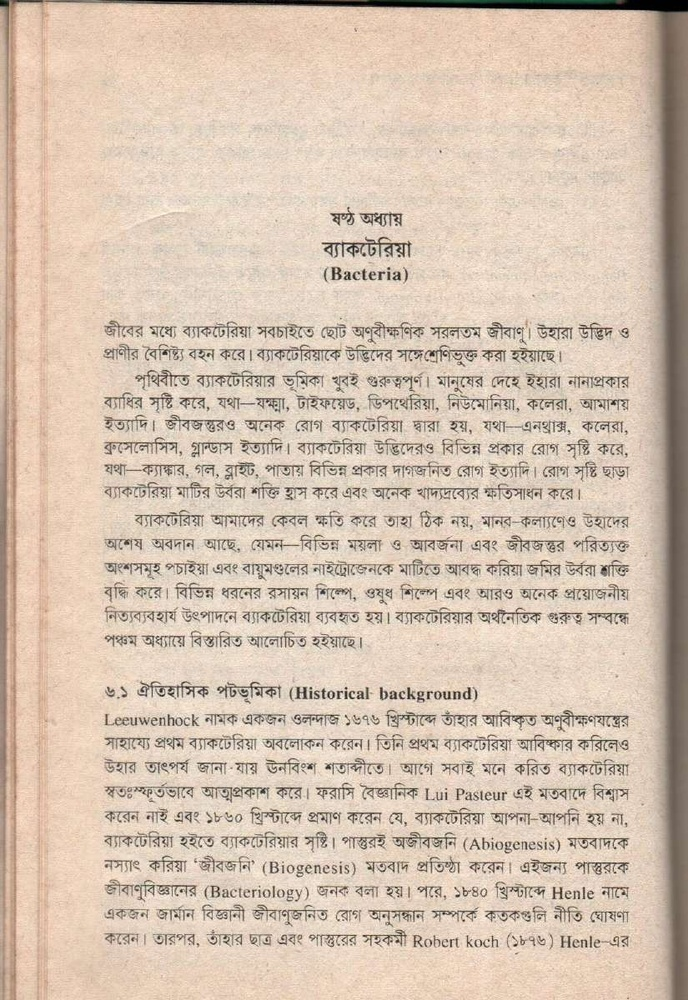
#> input picture grading_kit/heldout_pages/page-0035.jpg, 688 x 1000 px, shrunk from 825 x 1200 before the run
$ python -i preprocess.py   (imports and definitions only)
#> lines starting #> are read from the running program, lines starting #| are printed output that depends on the picture
"""Stage 1 -- page preprocessing before layout detection and OCR."""

from __future__ import annotations

import logging
import math
from pathlib import Path

import cv2
import numpy as np
from PIL import Image, ImageOps

from ..contracts import Page

LOGGER = logging.getLogger(__name__)


def _estimate_text_line_skew(image: np.ndarray) -> float | None:
    """Estimate skew from long, near-horizontal text lines."""
    gray = cv2.cvtColor(image, cv2.COLOR_RGB2GRAY)
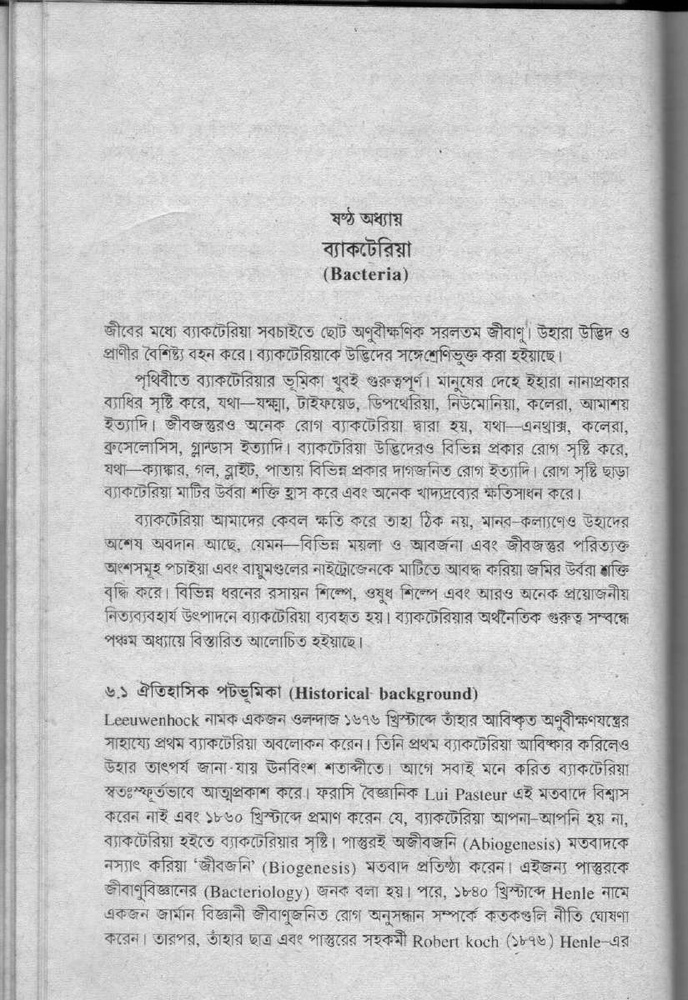
#> gray: shape (1000, 688); min 0, max 251, mean 198.2
    edges = cv2.Canny(cv2.GaussianBlur(gray, (3, 3), 0), 50, 150)
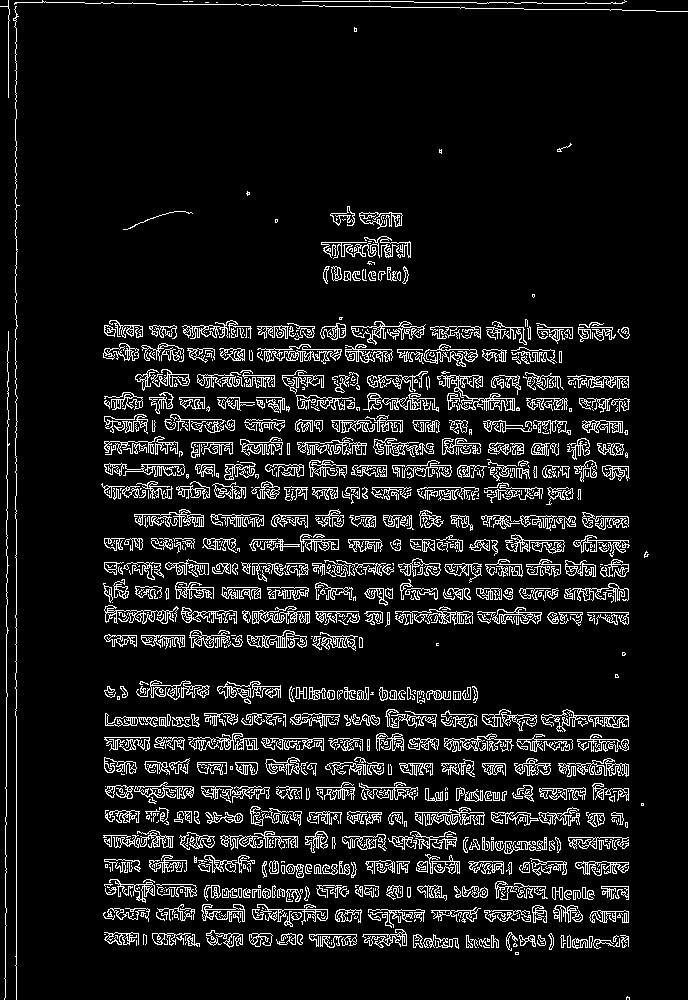
#> edges: shape (1000, 688); 9.5% white in thin lines or dots
    _, width = gray.shape
#> width = 688
    lines = cv2.HoughLinesP(
        edges,
        rho=1,
        theta=np.pi / 360,
        threshold=max(35, width // 18),
        minLineLength=max(80, width // 7),
        maxLineGap=max(8, width // 120),
    )
#> lines = 225 rows, first 6: [16, 999, 16, 510], [471, 327, 612, 327], [446, 717, 628, 717], [219, 563, 321, 563], [187, 335, 628, 331], [369, 943, 596, 945]
    if lines is None:
        return None

    angles: list[float] = []
    for x1, y1, x2, y2 in lines.reshape(-1, 4):
        if math.hypot(float(x2 - x1), float(y2 - y1)) < width * 0.12:
            continue
        angle = math.degrees(math.atan2(float(y2 - y1), float(x2 - x1)))
        if abs(angle) <= 2.0:
            angles.append(angle)
#> this loop made 225 passes
#> (x1, y1, x2, y2, angle) on passes 1 to 3: (16, 999, 16, 510, -90), (471, 327, 612, 327, 0), (446, 717, 628, 717, 0)
#> after the loop, angles = 217 values, max 1.89 at index 34, min -1.93 at index 92, mean 0.197
    if len(angles) < 6:
        return None

    median = float(np.median(angles))
#> median = 0
    inliers = [angle for angle in angles if abs(angle - median) <= 0.25]
#> inliers = 97 values from 0 to 0
    return float(np.median(inliers)) if len(inliers) >= 6 else None


# [71 lines left out: functions _trim, _preprocess_image, _settings, run, not called in this run]

>>> import cv2
>>> picture = cv2.cvtColor(cv2.imread('../../../grading_kit/heldout_pages/page-0035.jpg'), cv2.COLOR_BGR2RGB)
>>> result = _estimate_text_line_skew(picture)
#> result = 0

$ run again, on grading_kit/heldout_pages/page-0036.jpg
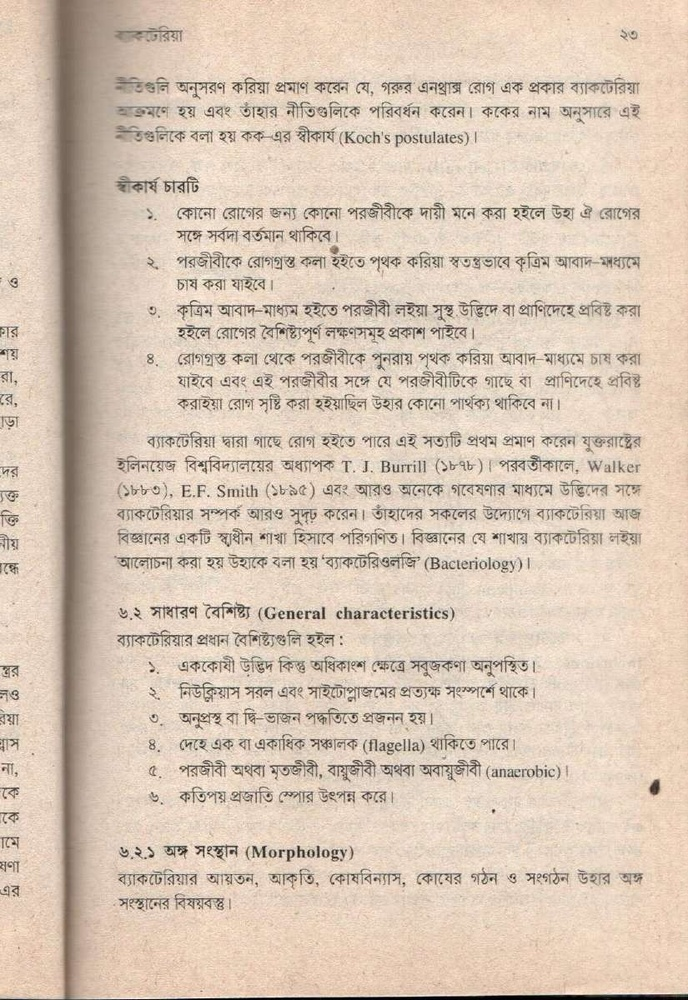
#> input picture grading_kit/heldout_pages/page-0036.jpg, 688 x 1000 px, shrunk from 825 x 1200 before the run
#> in _estimate_text_line_skew, `gray = cv2.cvtColor(image, cv2.COLOR_RGB2GRAY)`:
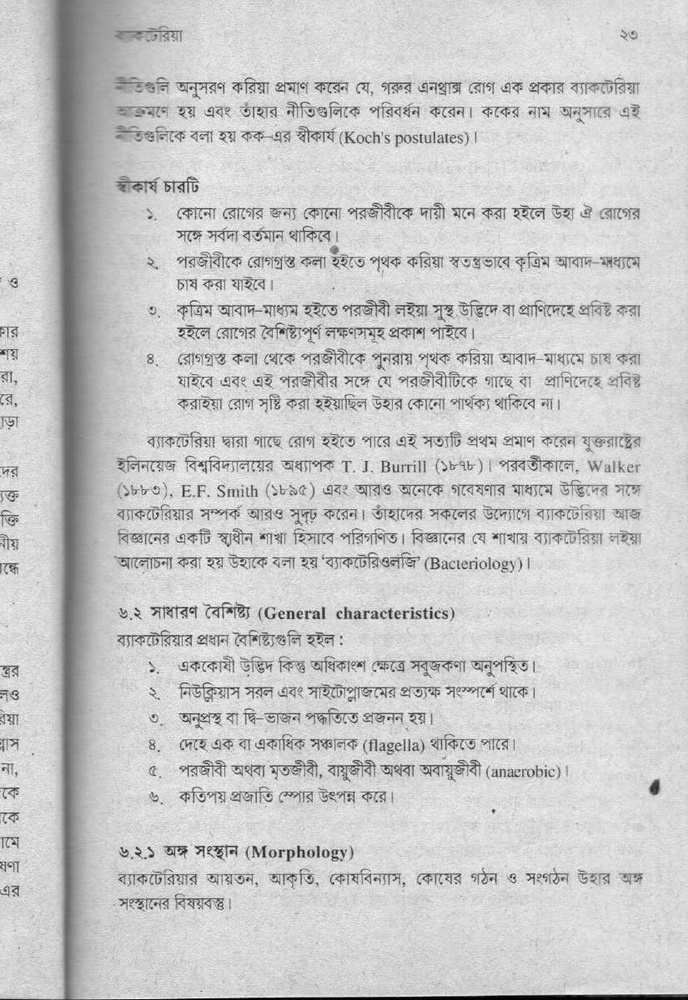
#> gray: shape (1000, 688); min 0, max 252, mean 201.8
#> in _estimate_text_line_skew, `edges = cv2.Canny(cv2.GaussianBlur(gray, (3, 3), 0), 50, 150)`:
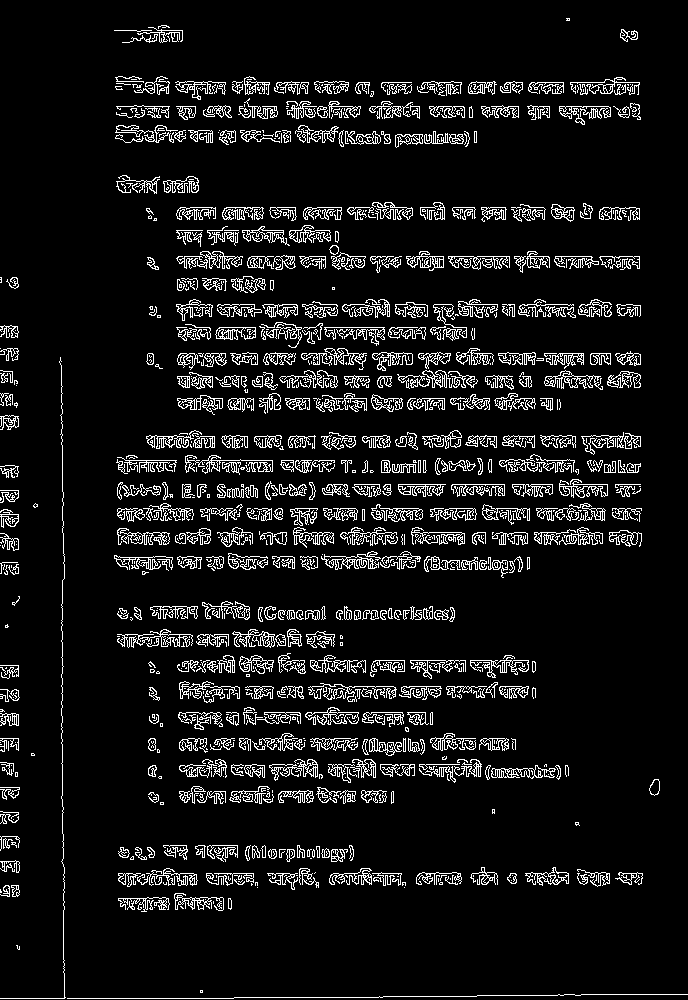
#> edges: shape (1000, 688); 8.6% white in thin lines or dots
#> lines = 226 rows, first 6: [190, 660, 365, 660], [477, 995, 665, 994], [166, 82, 348, 82], [62, 847, 62, 580], [434, 508, 641, 508], [264, 304, 632, 304]
#> the loop in _estimate_text_line_skew, `for x1, y1, x2, y2 in lines.reshape(-1, 4):` made 226 passes
#> (x1, y1, x2, y2, angle) on passes 1 to 3: (190, 660, 365, 660, 0), (477, 995, 665, 994, -0.305), (166, 82, 348, 82, 0)
#> after the loop in _estimate_text_line_skew, `for x1, y1, x2, y2 in lines.reshape(-1, 4):`: angles = 209 values, max 1.99 at index 37, min -1.64 at index 174, mean 0.104
#> median = 0
#> inliers = 87 values from 0 to 0
#> result = 0

$ run again, on grading_kit/heldout_pages/page-0037.jpg
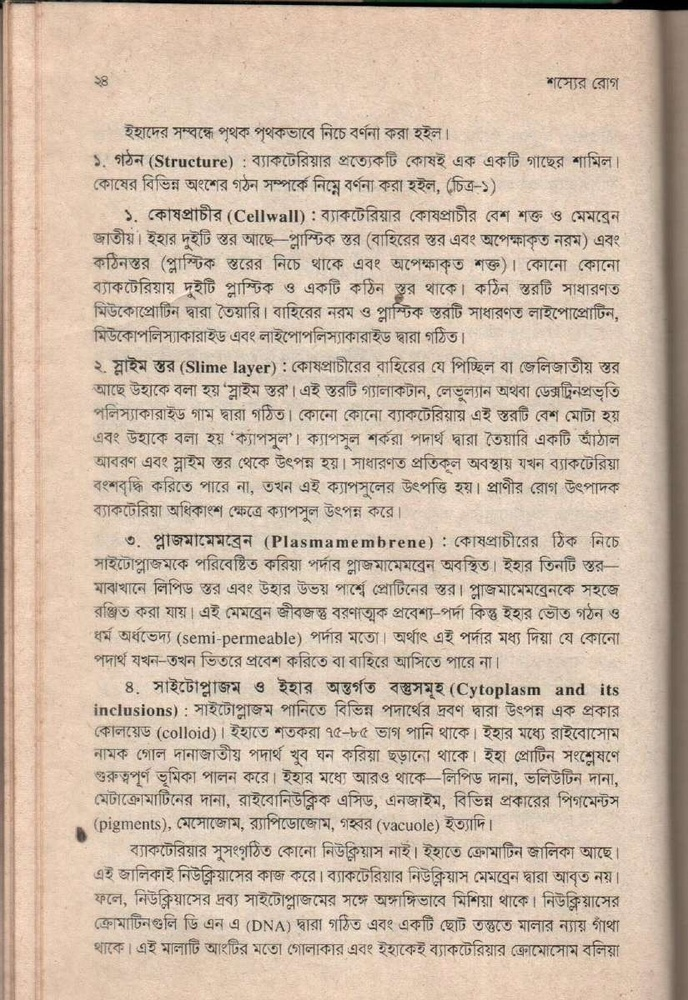
#> input picture grading_kit/heldout_pages/page-0037.jpg, 688 x 1000 px, shrunk from 825 x 1200 before the run
#> in _estimate_text_line_skew, `gray = cv2.cvtColor(image, cv2.COLOR_RGB2GRAY)`:
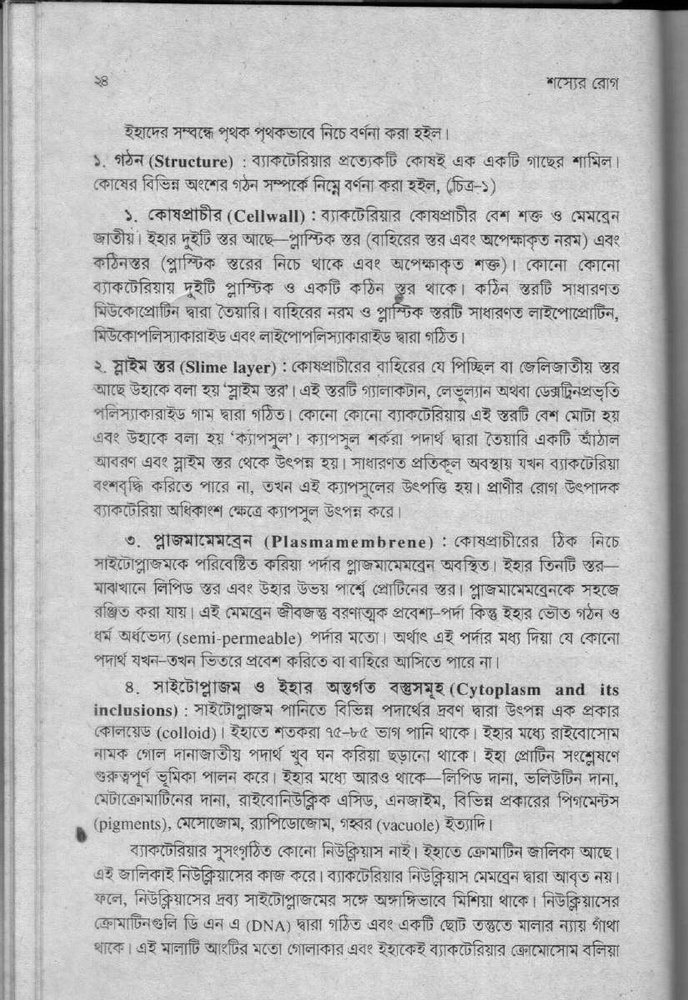
#> gray: shape (1000, 688); min 0, max 250, mean 189.4
#> in _estimate_text_line_skew, `edges = cv2.Canny(cv2.GaussianBlur(gray, (3, 3), 0), 50, 150)`:
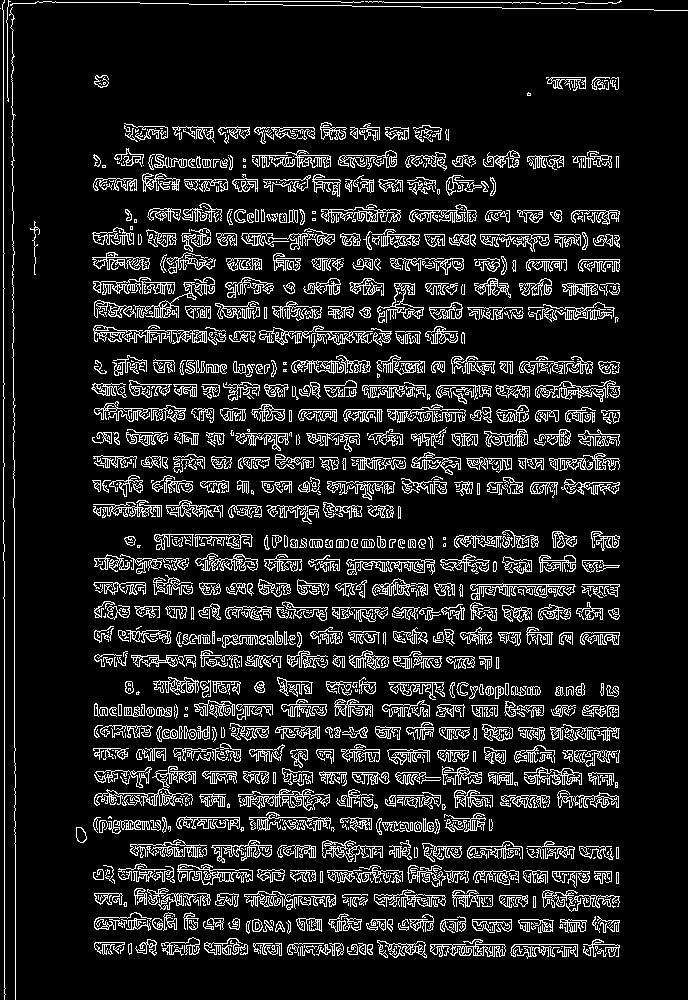
#> edges: shape (1000, 688); 12.4% white in thin lines or dots
#> lines = 258 rows, first 6: [3, 560, 3, 2], [4, 999, 4, 561], [14, 773, 14, 508], [406, 2, 519, 2], [291, 367, 618, 364], [437, 389, 619, 392]
#> the loop in _estimate_text_line_skew, `for x1, y1, x2, y2 in lines.reshape(-1, 4):` made 258 passes
#> (x1, y1, x2, y2, angle) on passes 1 to 3: (3, 560, 3, 2, -90), (4, 999, 4, 561, -90), (14, 773, 14, 508, -90)
#> after the loop in _estimate_text_line_skew, `for x1, y1, x2, y2 in lines.reshape(-1, 4):`: angles = 250 values, max 1.97 at index 196, min -1.54 at index 201, mean 0.128
#> median = 0
#> inliers = 94 values from 0 to 0
#> result = 0

$ run again, on grading_kit/heldout_pages/page-0038.jpg
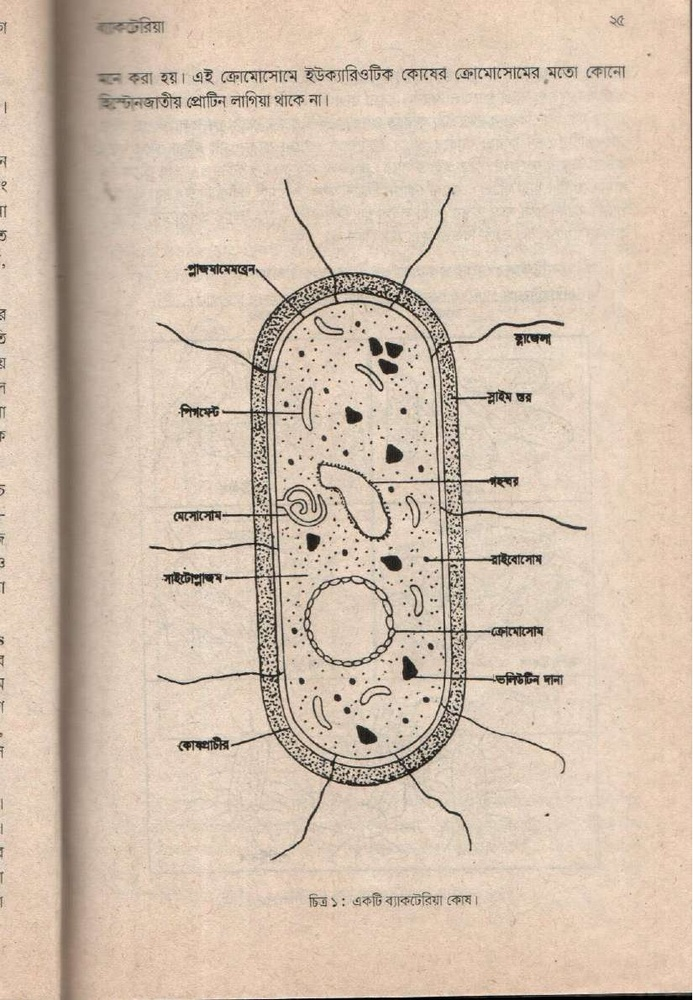
#> input picture grading_kit/heldout_pages/page-0038.jpg, 693 x 1000 px, shrunk from 825 x 1190 before the run
#> in _estimate_text_line_skew, `gray = cv2.cvtColor(image, cv2.COLOR_RGB2GRAY)`:
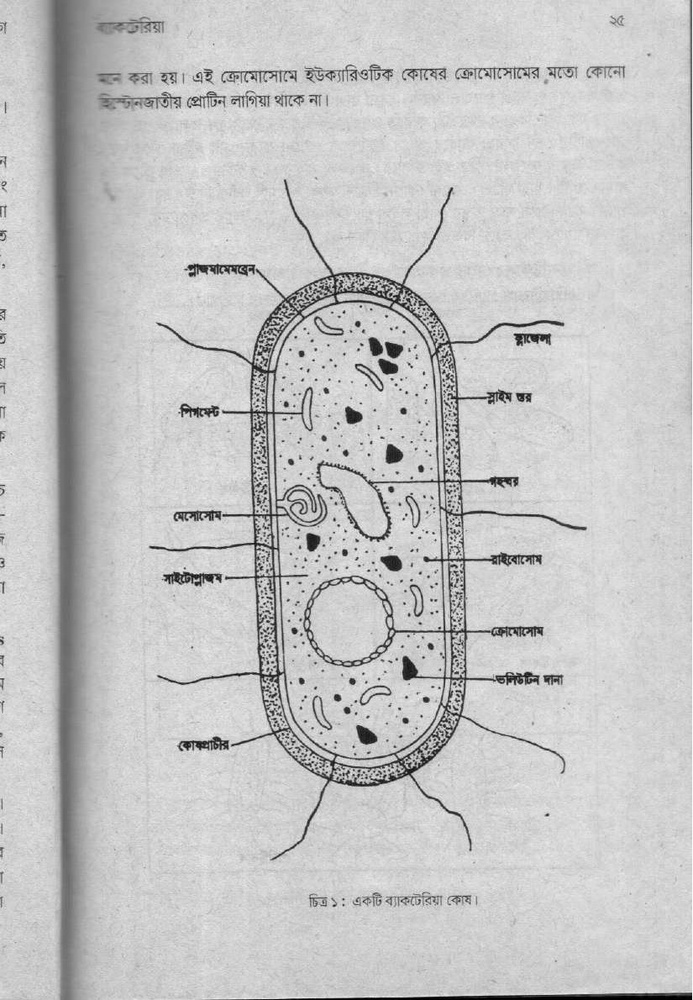
#> gray: shape (1000, 693); min 0, max 250, mean 196.7
#> in _estimate_text_line_skew, `edges = cv2.Canny(cv2.GaussianBlur(gray, (3, 3), 0), 50, 150)`:
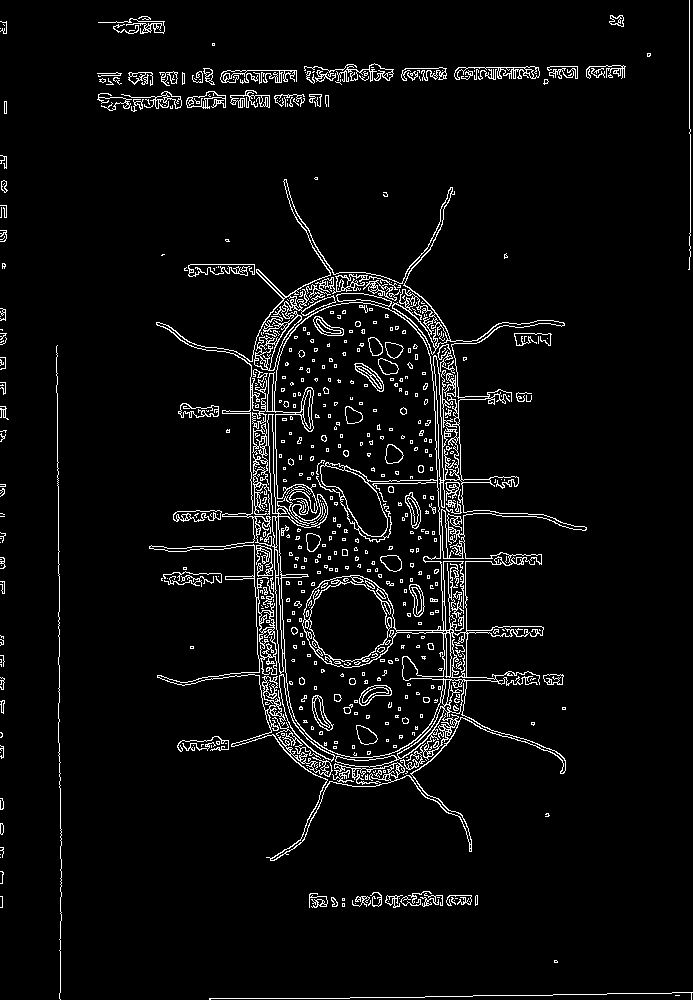
#> edges: shape (1000, 693); 4.7% white in thin lines or dots
#> lines = 46 rows, first 6: [56, 346, 58, 575], [275, 421, 280, 578], [263, 322, 269, 462], [502, 995, 606, 994], [441, 500, 447, 679], [259, 366, 265, 502]
#> the loop in _estimate_text_line_skew, `for x1, y1, x2, y2 in lines.reshape(-1, 4):` made 46 passes
#> (x1, y1, x2, y2, angle) on passes 1 to 8: (56, 346, 58, 575, 89.5), (275, 421, 280, 578, 88.18), (263, 322, 269, 462, 87.55), (502, 995, 606, 994, -0.551), (441, 500, 447, 679, 88.08), (259, 366, 265, 502, 87.47), (250, 377, 262, 487, 83.77), (454, 409, 457, 612, 89.15)
#> after the loop in _estimate_text_line_skew, `for x1, y1, x2, y2 in lines.reshape(-1, 4):`: angles = [-0.551, -1.01, 0, -1.37, -1.25, -0.843, -0.573, -0.735, 0, 0, 0, -0.573]
#> median = -0.573
#> inliers = [-0.551, -0.573, -0.735, -0.573]
